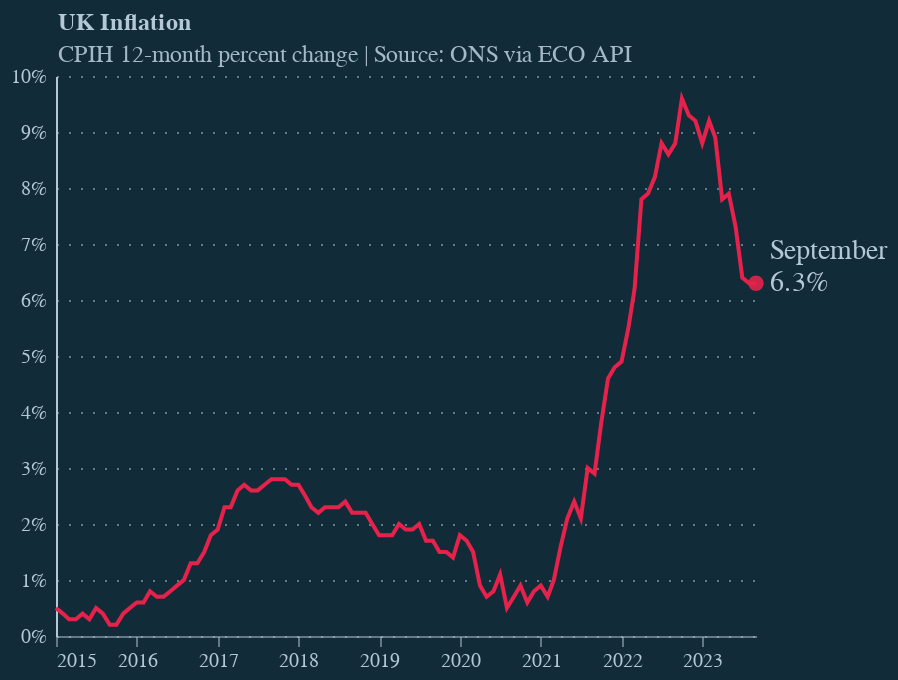

This figure's notebook cell:
### Code cell
# Example of using the class with a theme
custom_chart = CustomChart(df, theme='dark', start_date='2015-01-01').create_line_chart(
    x='date',
    y='value',
    title="UK Inflation",
    subtitle="CPIH 12-month percent change | Source: ONS via ECO API"
)

custom_chart.display()

### Figure 1 — Vega-Lite specification as saved in the notebook (floating-point values rounded to 4 significant figures)
{"config": {"background": "#122b39", "font": "Circular Std", "axisX": {"labelColor": "#b4c8d8", "tickColor": "#b4c8d8", "domainColor": "#b4c8d8", "domainOpacity": 0.5, "grid": false, "labelAngle": 0, "tickCount": 10, "tickOpacity": 0.5, "title": null}, "axisY": {"labelColor": "#b4c8d8", "tickColor": "#b4c8d8", "domainColor": "#b4c8d8", "gridColor": "#b4c8d8", "gridDash": [1, 5], "gridOpacity": 0.5, "labelPadding": 5, "tickCount": 8, "tickOpacity": 0.5, "ticks": false, "title": "12-month percent change | Source: BLS via FRED", "titleAlign": "left", "titleAngle": 0, "titleBaseline": "bottom", "titleColor": "#b4c8d8", "titleFontSize": 12, "titleOpacity": 0.9, "titleX": 0, "titleY": -7, "format": "%"}, "line": {"color": "#e6224b"}, "view": {"stroke": null, "continuousWidth": 350, "continuousHeight": 280}, "title": {"anchor": "start", "dx": 24, "fontSize": 12, "subtitleFontSize": 12, "color": "#b4c8d8", "subtitleColor": "#b4c8d8E6", "subtitlePadding": 4, "offset": -1}}, "layer": [{"data": {"name": "data-bb4261d4a1be07b81b08ac43a32ed018"}, "mark": {"type": "line"}, "encoding": {"x": {"field": "date", "type": "temporal"}, "y": {"field": "value", "type": "quantitative"}}}, {"data": {"name": "data-800a2eca7c243010b5fab15a46d001b2"}, "mark": {"type": "point", "color": "#e6224b", "filled": true, "opacity": 0.9, "size": 60}, "encoding": {"x": {"field": "date", "type": "temporal"}, "y": {"field": "value", "type": "quantitative"}}}, {"data": {"name": "data-800a2eca7c243010b5fab15a46d001b2"}, "mark": {"type": "text", "align": "left", "baseline": "middle", "color": "#b4c8d8", "dx": 7, "dy": 0, "fontSize": 14}, "encoding": {"text": {"field": "value", "format": ".1%", "type": "quantitative"}, "x": {"field": "date", "type": "temporal"}, "y": {"field": "value", "type": "quantitative"}}}, {"data": {"name": "data-800a2eca7c243010b5fab15a46d001b2"}, "mark": {"type": "text", "align": "left", "baseline": "middle", "color": "#b4c8d8", "dx": 7, "dy": -16, "fontSize": 14}, "encoding": {"text": {"field": "date", "format": "%B", "type": "temporal"}, "x": {"field": "date", "type": "temporal"}, "y": {"field": "value", "type": "quantitative"}}}], "title": {"text": "UK Inflation", "subtitle": "CPIH 12-month percent change | Source: ONS via ECO API"}, "$schema": "https://vega.github.io/schema/vega-lite/v5.8.0.json", "datasets": {"data-bb4261d4a1be07b81b08ac43a32ed018": [{"date": "2015-01-01T00:00:00", "value": 0.005}, {"date": "2015-02-01T00:00:00", "value": 0.004}, {"date": "2015-03-01T00:00:00", "value": 0.003}, {"date": "2015-04-01T00:00:00", "value": 0.003}, {"date": "2015-05-01T00:00:00", "value": 0.004}, {"date": "2015-06-01T00:00:00", "value": 0.003}, {"date": "2015-07-01T00:00:00", "value": 0.005}, {"date": "2015-08-01T00:00:00", "value": 0.004}, {"date": "2015-09-01T00:00:00", "value": 0.002}, {"date": "2015-10-01T00:00:00", "value": 0.002}, {"date": "2015-11-01T00:00:00", "value": 0.004}, {"date": "2015-12-01T00:00:00", "value": 0.005}, {"date": "2016-01-01T00:00:00", "value": 0.006}, {"date": "2016-02-01T00:00:00", "value": 0.006}, {"date": "2016-03-01T00:00:00", "value": 0.008}, {"date": "2016-04-01T00:00:00", "value": 0.007}, {"date": "2016-05-01T00:00:00", "value": 0.007}, {"date": "2016-06-01T00:00:00", "value": 0.008}, {"date": "2016-07-01T00:00:00", "value": 0.009}, {"date": "2016-08-01T00:00:00", "value": 0.01}, {"date": "2016-09-01T00:00:00", "value": 0.013}, {"date": "2016-10-01T00:00:00", "value": 0.013}, {"date": "2016-11-01T00:00:00", "value": 0.015}, {"date": "2016-12-01T00:00:00", "value": 0.018}, {"date": "2017-01-01T00:00:00", "value": 0.019}, {"date": "2017-02-01T00:00:00", "value": 0.023}, {"date": "2017-03-01T00:00:00", "value": 0.023}, {"date": "2017-04-01T00:00:00", "value": 0.026}, {"date": "2017-05-01T00:00:00", "value": 0.027}, {"date": "2017-06-01T00:00:00", "value": 0.026}, {"date": "2017-07-01T00:00:00", "value": 0.026}, {"date": "2017-08-01T00:00:00", "value": 0.027}, {"date": "2017-09-01T00:00:00", "value": 0.028}, {"date": "2017-10-01T00:00:00", "value": 0.028}, {"date": "2017-11-01T00:00:00", "value": 0.028}, {"date": "2017-12-01T00:00:00", "value": 0.027}, {"date": "2018-01-01T00:00:00", "value": 0.027}, {"date": "2018-02-01T00:00:00", "value": 0.025}, {"date": "2018-03-01T00:00:00", "value": 0.023}, {"date": "2018-04-01T00:00:00", "value": 0.022}, {"date": "2018-05-01T00:00:00", "value": 0.023}, {"date": "2018-06-01T00:00:00", "value": 0.023}, {"date": "2018-07-01T00:00:00", "value": 0.023}, {"date": "2018-08-01T00:00:00", "value": 0.024}, {"date": "2018-09-01T00:00:00", "value": 0.022}, {"date": "2018-10-01T00:00:00", "value": 0.022}, {"date": "2018-11-01T00:00:00", "value": 0.022}, {"date": "2018-12-01T00:00:00", "value": 0.02}, {"date": "2019-01-01T00:00:00", "value": 0.018}, {"date": "2019-02-01T00:00:00", "value": 0.018}, {"date": "2019-03-01T00:00:00", "value": 0.018}, {"date": "2019-04-01T00:00:00", "value": 0.02}, {"date": "2019-05-01T00:00:00", "value": 0.019}, {"date": "2019-06-01T00:00:00", "value": 0.019}, {"date": "2019-07-01T00:00:00", "value": 0.02}, {"date": "2019-08-01T00:00:00", "value": 0.017}, {"date": "2019-09-01T00:00:00", "value": 0.017}, {"date": "2019-10-01T00:00:00", "value": 0.015}, {"date": "2019-11-01T00:00:00", "value": 0.015}, {"date": "2019-12-01T00:00:00", "value": 0.014}, {"date": "2020-01-01T00:00:00", "value": 0.018}, {"date": "2020-02-01T00:00:00", "value": 0.017}, {"date": "2020-03-01T00:00:00", "value": 0.015}, {"date": "2020-04-01T00:00:00", "value": 0.009}, {"date": "2020-05-01T00:00:00", "value": 0.007}, {"date": "2020-06-01T00:00:00", "value": 0.008}, {"date": "2020-07-01T00:00:00", "value": 0.011}, {"date": "2020-08-01T00:00:00", "value": 0.005}, {"date": "2020-09-01T00:00:00", "value": 0.007}, {"date": "2020-10-01T00:00:00", "value": 0.009}, {"date": "2020-11-01T00:00:00", "value": 0.006}, {"date": "2020-12-01T00:00:00", "value": 0.008}, {"date": "2021-01-01T00:00:00", "value": 0.009}, {"date": "2021-02-01T00:00:00", "value": 0.007}, {"date": "2021-03-01T00:00:00", "value": 0.01}, {"date": "2021-04-01T00:00:00", "value": 0.016}, {"date": "2021-05-01T00:00:00", "value": 0.021}, {"date": "2021-06-01T00:00:00", "value": 0.024}, {"date": "2021-07-01T00:00:00", "value": 0.021}, {"date": "2021-08-01T00:00:00", "value": 0.03}, {"date": "2021-09-01T00:00:00", "value": 0.029}, {"date": "2021-10-01T00:00:00", "value": 0.038}, {"date": "2021-11-01T00:00:00", "value": 0.046}, {"date": "2021-12-01T00:00:00", "value": 0.048}, {"date": "2022-01-01T00:00:00", "value": 0.049}, {"date": "2022-02-01T00:00:00", "value": 0.055}, {"date": "2022-03-01T00:00:00", "value": 0.062}, {"date": "2022-04-01T00:00:00", "value": 0.078}, {"date": "2022-05-01T00:00:00", "value": 0.079}, {"date": "2022-06-01T00:00:00", "value": 0.082}, {"date": "2022-07-01T00:00:00", "value": 0.088}, {"date": "2022-08-01T00:00:00", "value": 0.086}, {"date": "2022-09-01T00:00:00", "value": 0.088}, {"date": "2022-10-01T00:00:00", "value": 0.096}, {"date": "2022-11-01T00:00:00", "value": 0.093}, {"date": "2022-12-01T00:00:00", "value": 0.092}, {"date": "2023-01-01T00:00:00", "value": 0.088}, {"date": "2023-02-01T00:00:00", "value": 0.092}, {"date": "2023-03-01T00:00:00", "value": 0.089}, {"date": "2023-04-01T00:00:00", "value": 0.078}, {"date": "2023-05-01T00:00:00", "value": 0.079}, {"date": "2023-06-01T00:00:00", "value": 0.073}, {"date": "2023-07-01T00:00:00", "value": 0.064}, {"date": "2023-08-01T00:00:00", "value": 0.063}, {"date": "2023-09-01T00:00:00", "value": 0.063}], "data-800a2eca7c243010b5fab15a46d001b2": [{"date": "2023-09-01T00:00:00", "value": 0.063}]}}
